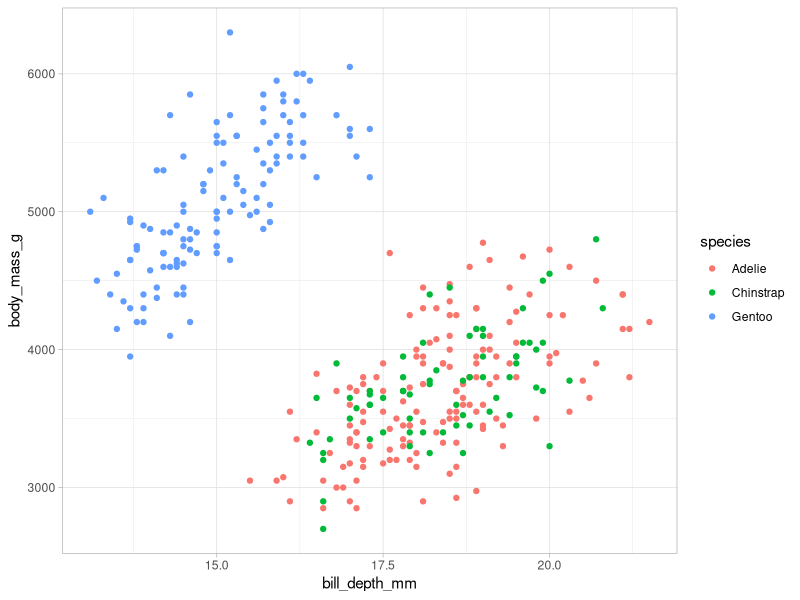

Write the R code that produced this figure.
## ---- chunk 1
knitr::opts_chunk$set(echo = TRUE, message = FALSE, warning = FALSE)
library(tidyverse)
library(palmerpenguins)
## ---- chunk 2
ggplot(penguins, aes(x = bill_depth_mm, y = body_mass_g, color = species)) +
  geom_point() +
  theme_light()
